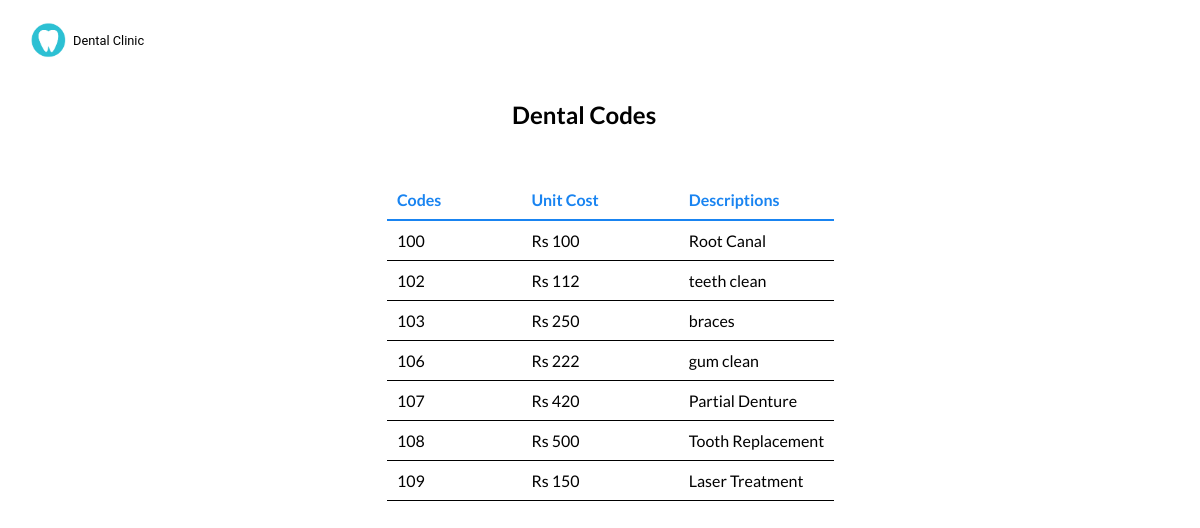
Screenshot of /dental/dentalcodesviewuser.php with the database file from the repository.
### tables this page shows
CREATE TABLE IF NOT EXISTS `dentalcode` (
  `id` int(3) NOT NULL,
  `code` smallint(4) NOT NULL,
  `unitcost` varchar(7) NOT NULL,
  `description` varchar(30) NOT NULL
);

### dental/dentalcodesviewuser.php (the view, shortened to what this page needs)
<!doctype html>
<html lang=en>
<head>
<link rel="stylesheet" type="text/css" href="dentalcodesviewuser.css">
</head>
<body>
	<img src="download.png" width="40" height="40" class="logo">
		<p class="logotext">Dental Clinic</p>
<div id="container">
<div id="content">
<h2 class="page">Dental Codes</h2>
<?php
require('connect-mysql.php');
$q = "SELECT code AS code,
unitcost AS cost,description AS descriptions, id As id FROM dentalcode
";
$result = @mysqli_query ($dbcon, $q);
if ($result) {
				echo '<table>
				<tr class="heading"><td class="col head"><b>Codes</b></td><td class="col head"><b>Unit Cost</b></td><td class=" last"><b>Descriptions</b></td>
				</tr>';
				while ($row = mysqli_fetch_array($result, MYSQLI_ASSOC)) {
				echo '<tr class="heading2"><td class="col">' . $row['code'] . '</td>
				<td class="col">' . $row['cost'] .'</td>
				<td class="last1">'.  $row['descriptions'] . '</td>
				</tr>'; }
				echo '</table>';
			   }
else {
		echo '<p class="error">The current users could not be retrieved. We apologize 
		for any inconvenience.</p>';
		echo '<p>' . mysqli_error($dbcon) . '<br><br>Query: ' . $q . '</p>';
     }
?>
</div>
</div>
</body>
</html>

### dental/dentalcodesviewuser.css (style rules this page uses)
.logo { position: absolute; margin-left: 20px; font-family: 'Roboto', sans-serif; font-size: 0.8em; top: 20px; }
.logotext { position: absolute; margin-left: 65px; top: 20px; font-family: 'Roboto', sans-serif; font-size: 0.8em; color: black; }
.col { font-family: 'Lato', sans-serif; padding-right:80px; }
.head { color: #1984f1; font-family: 'Lato', sans-serif; }
.heading { color: black; border-bottom: 2px solid #1984f1; }
table { border-collapse: collapse; margin-left: 32%; margin-top: 180px; }
.heading2 { border-bottom:1px solid black; }
.page { position: absolute; top: 80px; margin-left: 42%; color: black; font-family: 'Lato', sans-serif; }
td { padding: 10px; }
.last { color: #1984f1; font-family: 'Lato', sans-serif; }
.last1 { font-family: 'Lato', sans-serif; }

### rows the page displays
dentalcode: code "100", unitcost "Rs 100", description "Root Canal"
dentalcode: code "102", unitcost "Rs 112", description "teeth clean"
dentalcode: code "103", unitcost "Rs 250", description "braces"
dentalcode: code "106", unitcost "Rs 222", description "gum clean"
dentalcode: code "107", unitcost "Rs 420", description "Partial Denture"
dentalcode: code "108", unitcost "Rs 500", description "Tooth Replacement"
dentalcode: code "109", unitcost "Rs 150", description "Laser Treatment"
